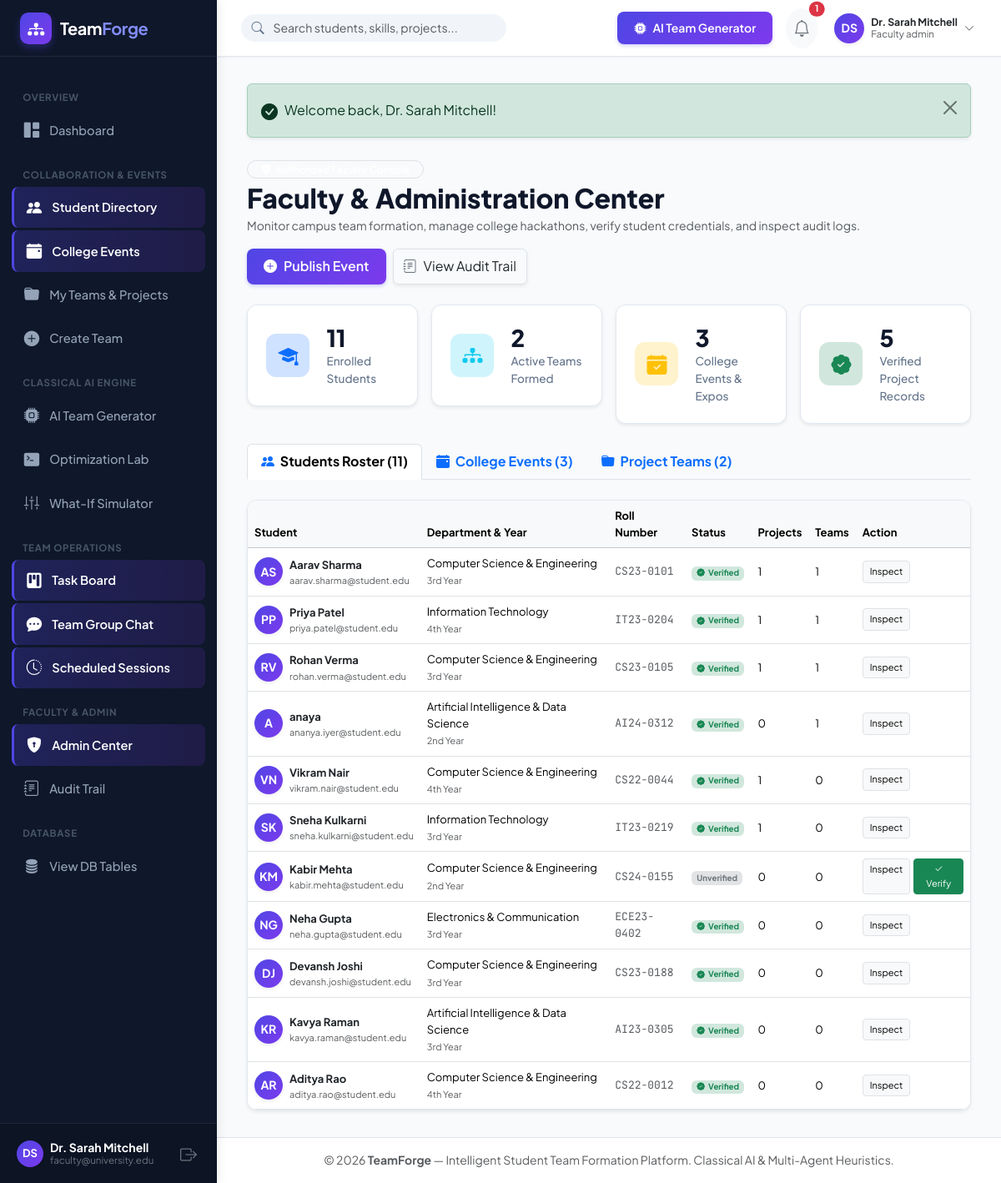
/admin/index.php (signed in), run on the app's committed database.
### tables this page shows
CREATE TABLE `users` (
  `id` INT UNSIGNED AUTO_INCREMENT PRIMARY KEY,
  `full_name` VARCHAR(120) NOT NULL,
  `email` VARCHAR(150) NOT NULL UNIQUE,
  `password_hash` VARCHAR(255) NOT NULL,
  `role` ENUM('student', 'team_leader', 'faculty_admin') NOT NULL DEFAULT 'student',
  `avatar_url` VARCHAR(255) DEFAULT NULL,
  `student_id_number` VARCHAR(50) DEFAULT NULL,
  `department` VARCHAR(100) DEFAULT 'Computer Science & Engineering',
  `degree` VARCHAR(50) DEFAULT 'B.Tech / B.E.',
  `academic_year` ENUM('1st Year', '2nd Year', '3rd Year', '4th Year', 'Postgraduate') DEFAULT '3rd Year',
  `availability_status` ENUM('available', 'busy', 'in_team') DEFAULT 'available',
  `preferred_team_size` TINYINT UNSIGNED DEFAULT 4,
  `bio` TEXT DEFAULT NULL,
  `portfolio_url` VARCHAR(255) DEFAULT NULL,
  `github_url` VARCHAR(255) DEFAULT NULL,
  `is_verified` TINYINT(1) DEFAULT 0,
  `created_at` TIMESTAMP DEFAULT CURRENT_TIMESTAMP,
  `updated_at` TIMESTAMP DEFAULT CURRENT_TIMESTAMP ON UPDATE CURRENT_TIMESTAMP,
  INDEX `idx_users_role` (`role`),
  INDEX `idx_users_dept_year` (`department`, `academic_year`),
  INDEX `idx_users_availability` (`availability_status`)
);

### admin/index.php (the view, shortened to what the rows shown need)
<?php
require_once __DIR__ . '/../includes/helpers.php';
require_once __DIR__ . '/../includes/auth.php';
requireRole(ROLE_FACULTY_ADMIN);
$db = getDB();
$studentsStmt = $db->query("
    SELECT u.*,
           (SELECT COUNT(*) FROM student_projects WHERE user_id = u.id) as project_count,
           (SELECT COUNT(*) FROM team_members tm WHERE tm.user_id = u.id AND tm.status = 'active') as active_teams_count
    FROM users u
    WHERE u.role != 'faculty_admin'
    ORDER BY u.created_at DESC
");
$students = $studentsStmt->fetchAll();
include __DIR__ . '/../includes/header.php';
?>
<div class="container-fluid px-0">
    <div class="d-flex flex-wrap align-items-center justify-content-between gap-3 mb-4">
        <div>
            <h2 class="fw-extrabold text-navy mb-1" style="font-weight: 800;">Faculty & Administration Center</h2>
        </div>
    </div>
    <div class="tab-content" id="adminTabsContent">
        <div class="tab-pane fade show active" id="students-pane" role="tabpanel">
            <div class="card-tf shadow-sm">
                <div class="table-responsive">
                    <table class="table table-hover align-middle mb-0" style="font-size:13px;">
                        <thead class="table-light">
                            <tr>
                                <th>Student</th>
                                <th>Department & Year</th>
                                <th>Roll Number</th>
                                <th>Status</th>
                                <th>Projects</th>
                                <th>Teams</th>
                                <th>Action</th>
                            </tr>
                        </thead>
                        <tbody>
                            <?php foreach ($students as $stu): ?>
                                <tr>
                                    <td>
                                        <div class="d-flex align-items-center gap-2">
                                            <?= getAvatar($stu, 34) ?>
                                            <div>
                                                <div class="fw-bold text-dark"><?= e($stu['full_name']) ?></div>
                                                <div class="text-muted" style="font-size:11px;"><?= e($stu['email']) ?></div>
                                            </div>
                                        </div>
                                    </td>
                                    <td>
                                        <div><?= e($stu['department']) ?></div>
                                        <span class="text-muted small" style="font-size:11px;"><?= e($stu['academic_year']) ?></span>
                                    </td>
                                    <td class="font-mono text-muted"><?= e($stu['student_id_number'] ?? 'N/A') ?></td>
                                    <td>
                                        <?php if ($stu['is_verified']): ?>
                                            <span class="badge bg-success-subtle text-success"><i class="bi bi-patch-check-fill me-1"></i>Verified</span>
                                        <?php else: ?>
                                            <span class="badge bg-secondary-subtle text-secondary">Unverified</span>
                                        <?php endif; ?>
                                    </td>
                                    <td><?= (int)$stu['project_count'] ?></td>
                                    <td><?= (int)$stu['active_teams_count'] ?></td>
                                    <td>
                                        <div class="d-flex gap-1">
                                            <a href="<?= BASE_URL ?>/profile.php?id=<?= $stu['id'] ?>" class="btn btn-sm btn-light border py-1 px-2" style="font-size:11px;">
                                                Inspect
                                            </a>
                                            <?php if (!$stu['is_verified']): ?>
                                                <form method="POST" action="<?= BASE_URL ?>/admin/index.php" class="d-inline">
                                                    <button type="submit" class="btn btn-sm btn-success py-1 px-2" style="font-size:11px;" title="Verify Student">
                                                        <i class="bi bi-check2"></i> Verify
                                                    </button>
                                                </form>
                                            <?php endif; ?>
                                        </div>
                                    </td>
                                </tr>
                            <?php endforeach; ?>
                        </tbody>
                    </table>
                </div>
            </div>
        </div>
    </div>
</div>
<?php include __DIR__ . '/../includes/footer.php'; ?>

### includes/sidebar.php (shortened to what the rows shown need)
<?php
$currentUser = currentUser();
$currentScript = basename($_SERVER['PHP_SELF']);
$currentDir = basename(dirname($_SERVER['PHP_SELF']));
function isActiveLink(string $targetScript, ?string $targetDir = null): string {
    global $currentScript, $currentDir;
    if ($targetDir !== null && $currentDir === $targetDir && $currentScript === $targetScript) {
        return 'active';
    }
    return '';
}
?>
<aside class="app-sidebar">
    <div class="sidebar-header">
        <a href="<?= BASE_URL ?>/dashboard.php" class="sidebar-brand">
            <div class="brand-icon">
                <i class="bi bi-diagram-3-fill"></i>
            </div>
            <div>
                <span>Team<span style="color:#818cf8;">Forge</span></span>
            </div>
        </a>
    </div>
    <div class="sidebar-menu">
        <div class="menu-category">Overview</div>
        <a href="<?= BASE_URL ?>/dashboard.php" class="nav-link-custom <?= isActiveLink('dashboard.php') ?>">
            <i class="bi bi-grid-1x2-fill"></i>
            <span>Dashboard</span>
        </a>
        <div class="menu-category">Collaboration & Events</div>
        <a href="<?= BASE_URL ?>/students/index.php" class="nav-link-custom <?= isActiveLink('index.php', 'students') ?>">
            <i class="bi bi-people-fill"></i>
            <span>Student Directory</span>
        </a>
        <a href="<?= BASE_URL ?>/events/index.php" class="nav-link-custom <?= isActiveLink('index.php', 'events') ?>">
            <i class="bi bi-calendar-event-fill"></i>
            <span>College Events</span>
        </a>
        <a href="<?= BASE_URL ?>/teams/my_teams.php" class="nav-link-custom <?= isActiveLink('my_teams.php', 'teams') ?>">
            <i class="bi bi-folder-fill"></i>
            <span>My Teams & Projects</span>
        </a>
        <a href="<?= BASE_URL ?>/teams/create.php" class="nav-link-custom <?= isActiveLink('create.php', 'teams') ?>">
            <i class="bi bi-plus-circle-fill"></i>
            <span>Create Team</span>
        </a>
        <div class="menu-category">Classical AI Engine</div>
        <a href="<?= BASE_URL ?>/ai/generator.php" class="nav-link-custom <?= isActiveLink('generator.php', 'ai') ?>">
            <i class="bi bi-cpu-fill"></i>
            <span>AI Team Generator</span>
        </a>
        <a href="<?= BASE_URL ?>/ai/optimization_lab.php" class="nav-link-custom <?= isActiveLink('optimization_lab.php', 'ai') ?>">
            <i class="bi bi-terminal-fill"></i>
            <span>Optimization Lab</span>
        </a>
        <a href="<?= BASE_URL ?>/ai/simulator.php" class="nav-link-custom <?= isActiveLink('simulator.php', 'ai') ?>">
            <i class="bi bi-sliders2-vertical"></i>
            <span>What-If Simulator</span>
        </a>
        <div class="menu-category">Team Operations</div>
        <a href="<?= BASE_URL ?>/tasks/index.php" class="nav-link-custom <?= isActiveLink('index.php', 'tasks') ?>">
            <i class="bi bi-kanban-fill"></i>
            <span>Task Board</span>
        </a>
        <a href="<?= BASE_URL ?>/chat/index.php" class="nav-link-custom <?= isActiveLink('index.php', 'chat') ?>">
            <i class="bi bi-chat-dots-fill"></i>
            <span>Team Group Chat</span>
        </a>
        <a href="<?= BASE_URL ?>/sessions/index.php" class="nav-link-custom <?= isActiveLink('index.php', 'sessions') ?>">
            <i class="bi bi-clock-history"></i>
            <span>Scheduled Sessions</span>
        </a>
        <?php if ($currentUser && $currentUser['role'] === ROLE_FACULTY_ADMIN): ?>
        <div class="menu-category">Faculty & Admin</div>
        <a href="<?= BASE_URL ?>/admin/index.php" class="nav-link-custom <?= isActiveLink('index.php', 'admin') ?>">
            <i class="bi bi-shield-lock-fill"></i>
            <span>Admin Center</span>
        </a>
        <a href="<?= BASE_URL ?>/admin/audit_logs.php" class="nav-link-custom <?= isActiveLink('audit_logs.php', 'admin') ?>">
            <i class="bi bi-journal-text"></i>
            <span>Audit Trail</span>
        </a>
        <?php endif; ?>
        <div class="menu-category">Database</div>
        <a href="<?= BASE_URL ?>/database/view_tables.php" target="_blank" class="nav-link-custom <?= isActiveLink('view_tables.php', 'database') ?>">
            <i class="bi bi-database-fill"></i>
            <span>View DB Tables</span>
        </a>
    </div>
    <div class="sidebar-footer">
        <div class="d-flex align-items-center justify-content-between">
            <div class="d-flex align-items-center gap-2 overflow-hidden">
                <?= getAvatar($currentUser, 32) ?>
                <div class="text-truncate" style="line-height:1.2;">
                    <div class="text-white small fw-bold text-truncate"><?= e($currentUser['full_name']) ?></div>
                    <div class="text-secondary text-truncate" style="font-size:0.72rem;"><?= e($currentUser['email']) ?></div>
                </div>
            </div>
            <a href="<?= BASE_URL ?>/logout.php" class="text-secondary hover-white p-1" title="Sign Out">
                <i class="bi bi-box-arrow-right fs-5"></i>
            </a>
        </div>
    </div>
</aside>

### includes/helpers.php (shortened to what the rows shown need)
<?php
function e(?string $string): string {
    return htmlspecialchars($string ?? '', ENT_QUOTES, 'UTF-8');
}
function getFlashes(): array {
    $flashes = $_SESSION['flash_messages'] ?? [];
    return $flashes;
}
function renderFlashes(): string {
    $flashes = getFlashes();
    $html = '<div class="flash-container mb-4">';
    foreach ($flashes as $f) {
        $alertClass = match($f['type']) {
            'success' => 'alert-success',
            'error', 'danger' => 'alert-danger',
            'warning' => 'alert-warning',
            default => 'alert-info'
        };
        $icon = match($f['type']) {
            'success' => 'bi-check-circle-fill',
            'error', 'danger' => 'bi-exclamation-octagon-fill',
            'warning' => 'bi-exclamation-triangle-fill',
            default => 'bi-info-circle-fill'
        };
        $html .= '<div class="alert ' . $alertClass . ' alert-dismissible fade show d-flex align-items-center shadow-sm" role="alert">';
        $html .= '<i class="bi ' . $icon . ' me-2 fs-5"></i>';
        $html .= '<div>' . e($f['message']) . '</div>';
        $html .= '<button type="button" class="btn-close" data-bs-dismiss="alert" aria-label="Close"></button>';
        $html .= '</div>';
    }
    $html .= '</div>';
    return $html;
}
function getAvatar(array $user, int $size = 40): string {
    $words = explode(' ', trim($user['full_name'] ?? 'User'));
    $initials = '';
    foreach (array_slice($words, 0, 2) as $w) {
        $initials .= strtoupper(substr($w, 0, 1));
    }
    return '<div class="avatar-initials rounded-circle d-inline-flex align-items-center justify-content-center text-white fw-bold shadow-sm" style="width:' . $size . 'px; height:' . $size . 'px; font-size:' . round($size * 0.4) . 'px; background: linear-gradient(135deg, #4f46e5 0%, #7c3aed 100%);">' . e($initials) . '</div>';
}

### includes/navbar.php (shortened to what the rows shown need)
<?php
$currentUser = currentUser();
$unreadCount = $currentUser ? getUnreadNotificationCount($currentUser['id']) : 0;
?>
<header class="app-topbar">
    <div class="d-flex align-items-center gap-3">
        <div class="topbar-search d-none d-md-block">
            <i class="bi bi-search search-icon"></i>
            <form action="<?= BASE_URL ?>/students/index.php" method="GET">
                <input type="text" name="q" class="form-control" placeholder="Search students, skills, projects...">
            </form>
        </div>
    </div>
    <div class="d-flex align-items-center gap-3">
        <a href="<?= BASE_URL ?>/ai/generator.php" class="btn btn-sm btn-tf-primary d-none d-sm-inline-flex align-items-center gap-2">
            <i class="bi bi-cpu-fill"></i>
            <span>AI Team Generator</span>
        </a>
        <div class="dropdown">
            <button class="btn btn-sm btn-light position-relative p-2 rounded-circle" type="button" data-bs-toggle="dropdown" aria-expanded="false" title="Notifications">
                <i class="bi bi-bell fs-5 text-secondary"></i>
                <?php if ($unreadCount > 0): ?>
                    <span class="position-absolute top-0 start-100 translate-middle badge rounded-pill bg-danger" style="font-size:0.68rem;">
                        <?= $unreadCount ?>
                    </span>
                <?php endif; ?>
            </button>
        </div>
        <div class="dropdown">
            <button class="btn btn-sm p-1 d-flex align-items-center gap-2 border-0 bg-transparent" type="button" data-bs-toggle="dropdown" aria-expanded="false">
                <?= getAvatar($currentUser, 36) ?>
                <div class="text-start d-none d-md-block" style="line-height: 1.2;">
                    <div class="fw-bold small text-dark"><?= e($currentUser['full_name']) ?></div>
                    <div class="text-muted" style="font-size: 0.72rem;"><?= ucfirst(str_replace('_', ' ', $currentUser['role'])) ?></div>
                </div>
                <i class="bi bi-chevron-down text-muted small d-none d-md-inline"></i>
            </button>
        </div>
    </div>
</header>

### data on the page
users: full_name "Dr. Sarah Mitchell", email "faculty@university.edu", id "1", role "Faculty admin"
users: initials "AS", full_name "Aarav Sharma", email "aarav.sharma@student.edu", department "Computer Science & Engineering", academic_year "3rd Year", student_id_number "CS23-0101", is_verified 1 (drawn), project_count "1", active_teams_count "1"
users: initials "PP", full_name "Priya Patel", email "priya.patel@student.edu", department "Information Technology", academic_year "4th Year", student_id_number "IT23-0204", is_verified 1 (drawn), project_count "1", active_teams_count "1"
users: initials "RV", full_name "Rohan Verma", email "rohan.verma@student.edu", department "Computer Science & Engineering", academic_year "3rd Year", student_id_number "CS23-0105", is_verified 1 (drawn), project_count "1", active_teams_count "1"
users: initials "A", full_name "anaya", email "ananya.iyer@student.edu", department "Artificial Intelligence & Data Science", academic_year "2nd Year", student_id_number "AI24-0312", is_verified 1 (drawn), project_count "0", active_teams_count "1"
users: initials "VN", full_name "Vikram Nair", email "vikram.nair@student.edu", department "Computer Science & Engineering", academic_year "4th Year", student_id_number "CS22-0044", is_verified 1 (drawn), project_count "1", active_teams_count "0"
users: initials "SK", full_name "Sneha Kulkarni", email "sneha.kulkarni@student.edu", department "Information Technology", academic_year "3rd Year", student_id_number "IT23-0219", is_verified 1 (drawn), project_count "1", active_teams_count "0"
users: initials "KM", full_name "Kabir Mehta", email "kabir.mehta@student.edu", department "Computer Science & Engineering", academic_year "2nd Year", student_id_number "CS24-0155", is_verified "Unverified", project_count "0", active_teams_count "0"
users: initials "NG", full_name "Neha Gupta", email "neha.gupta@student.edu", department "Electronics & Communication", academic_year "3rd Year", student_id_number "ECE23-0402", is_verified 1 (drawn), project_count "0", active_teams_count "0"
users: initials "DJ", full_name "Devansh Joshi", email "devansh.joshi@student.edu", department "Computer Science & Engineering", academic_year "3rd Year", student_id_number "CS23-0188", is_verified 1 (drawn), project_count "0", active_teams_count "0"
users: initials "KR", full_name "Kavya Raman", email "kavya.raman@student.edu", department "Artificial Intelligence & Data Science", academic_year "3rd Year", student_id_number "AI23-0305", is_verified 1 (drawn), project_count "0", active_teams_count "0"
users: initials "AR", full_name "Aditya Rao", email "aditya.rao@student.edu", department "Computer Science & Engineering", academic_year "4th Year", student_id_number "CS22-0012", is_verified 1 (drawn), project_count "0", active_teams_count "0"

### other printed values
$initials "DS DS"
$f['message'] "Welcome back, Dr. Sarah Mitchell!"
$stats['students'] "11"
$stats['teams'] "2"
$stats['events'] "3"
$stats['verified_projects'] "5"
count($students) "11"
count($events) "3"
count($allTeams) "2"
APP_NAME "TeamForge"
